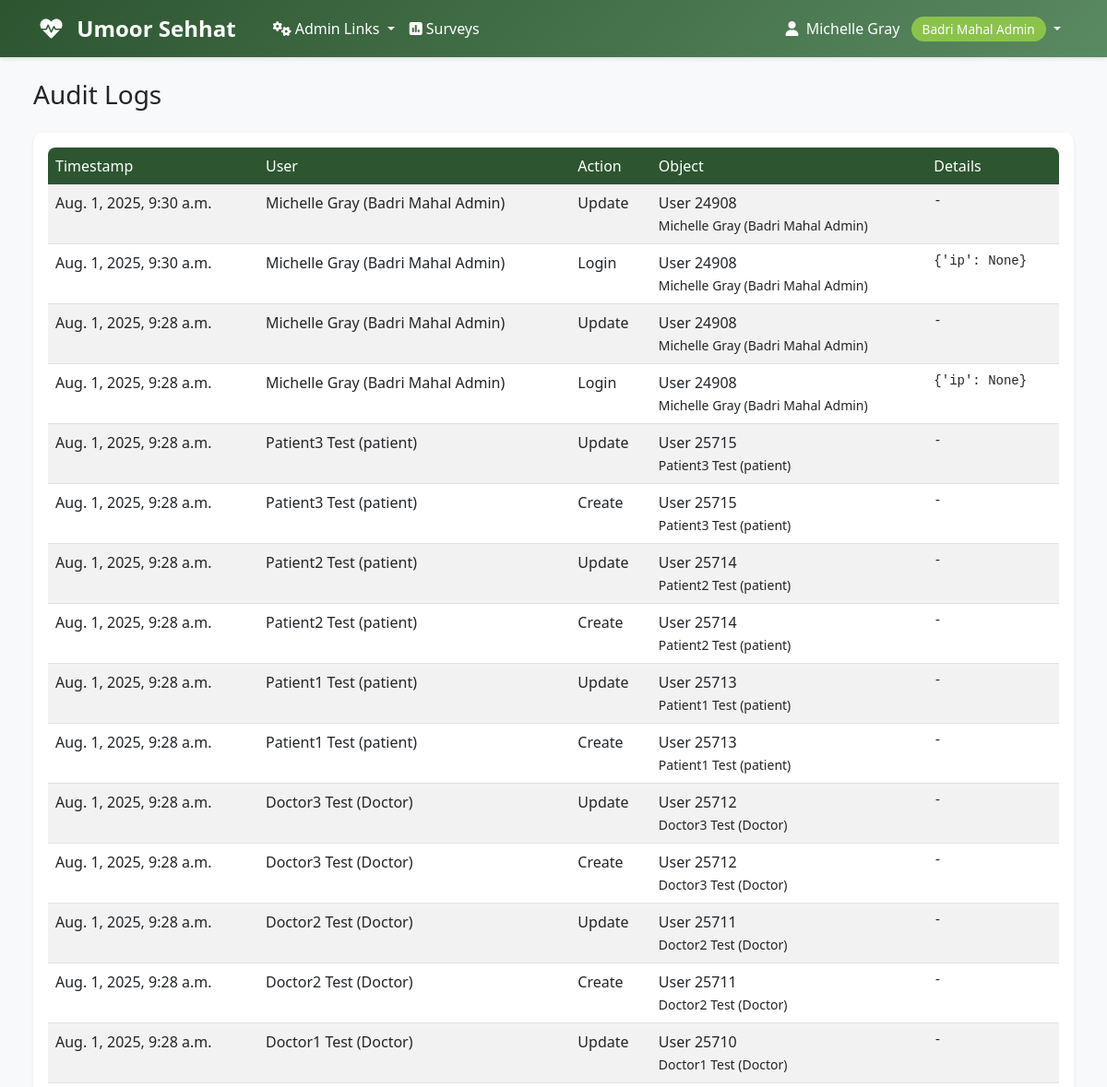
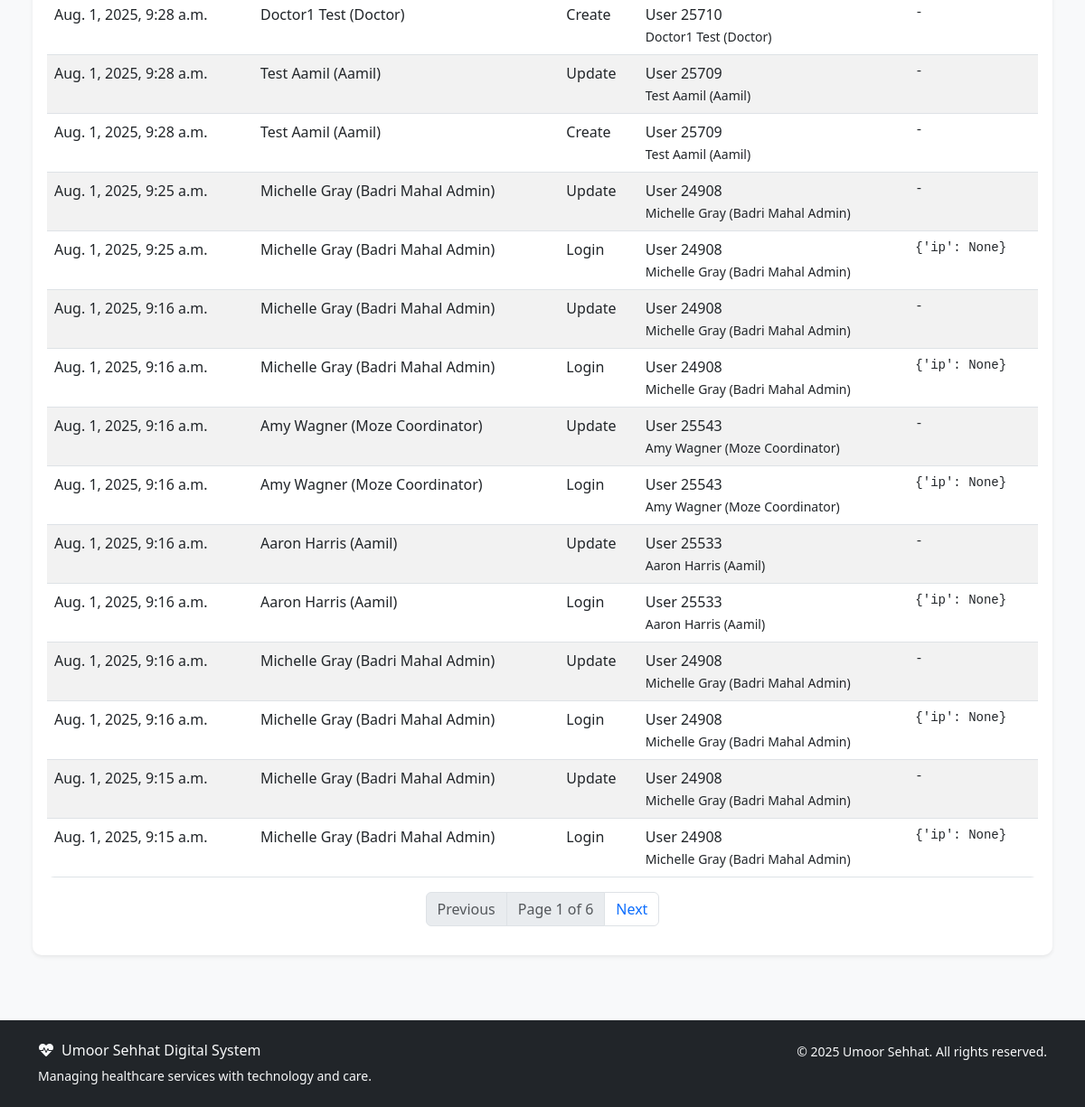
/accounts/audit-logs/ (signed in), run on an earlier commit of the app's database (2 pictures, top to bottom).
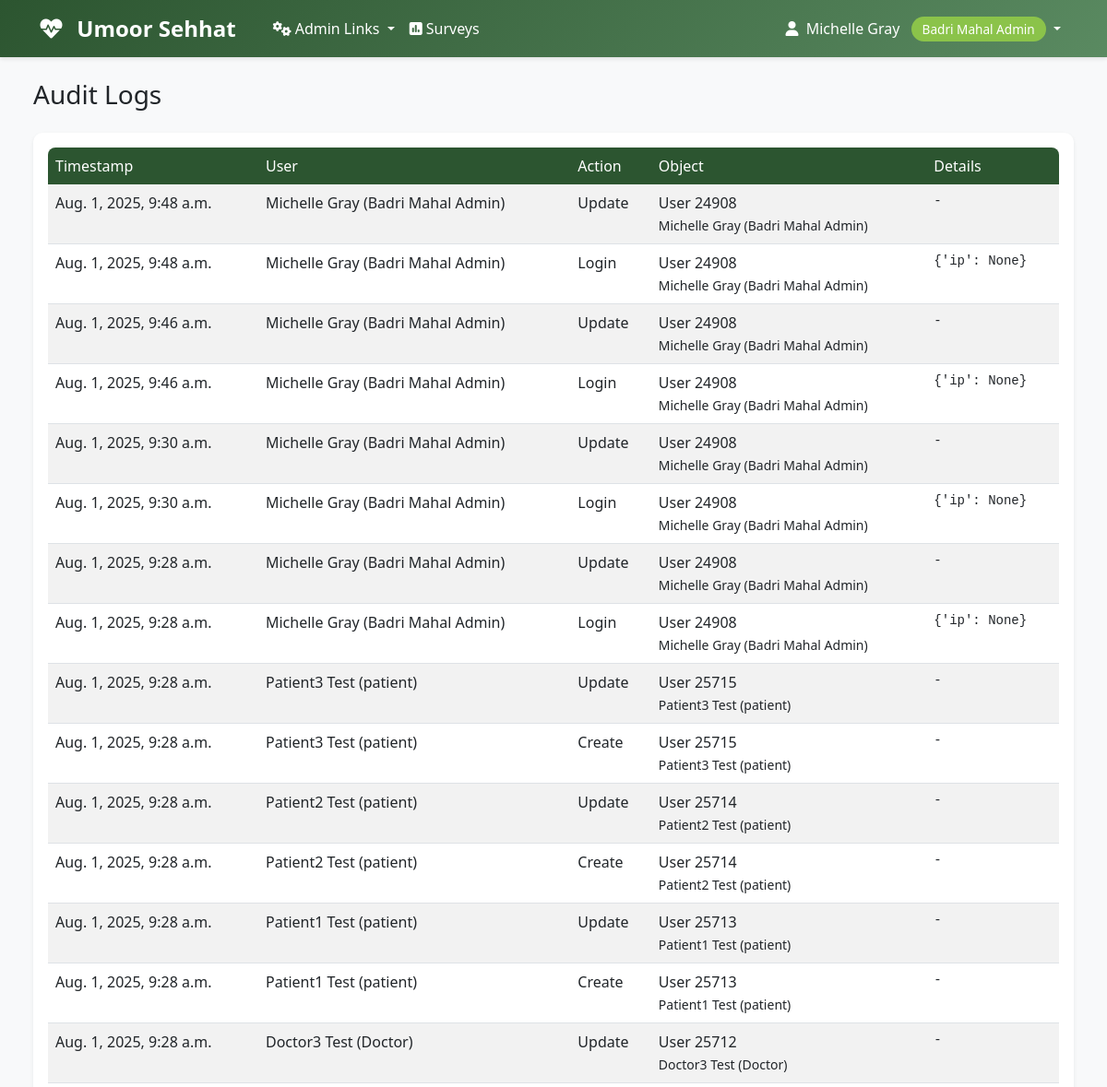
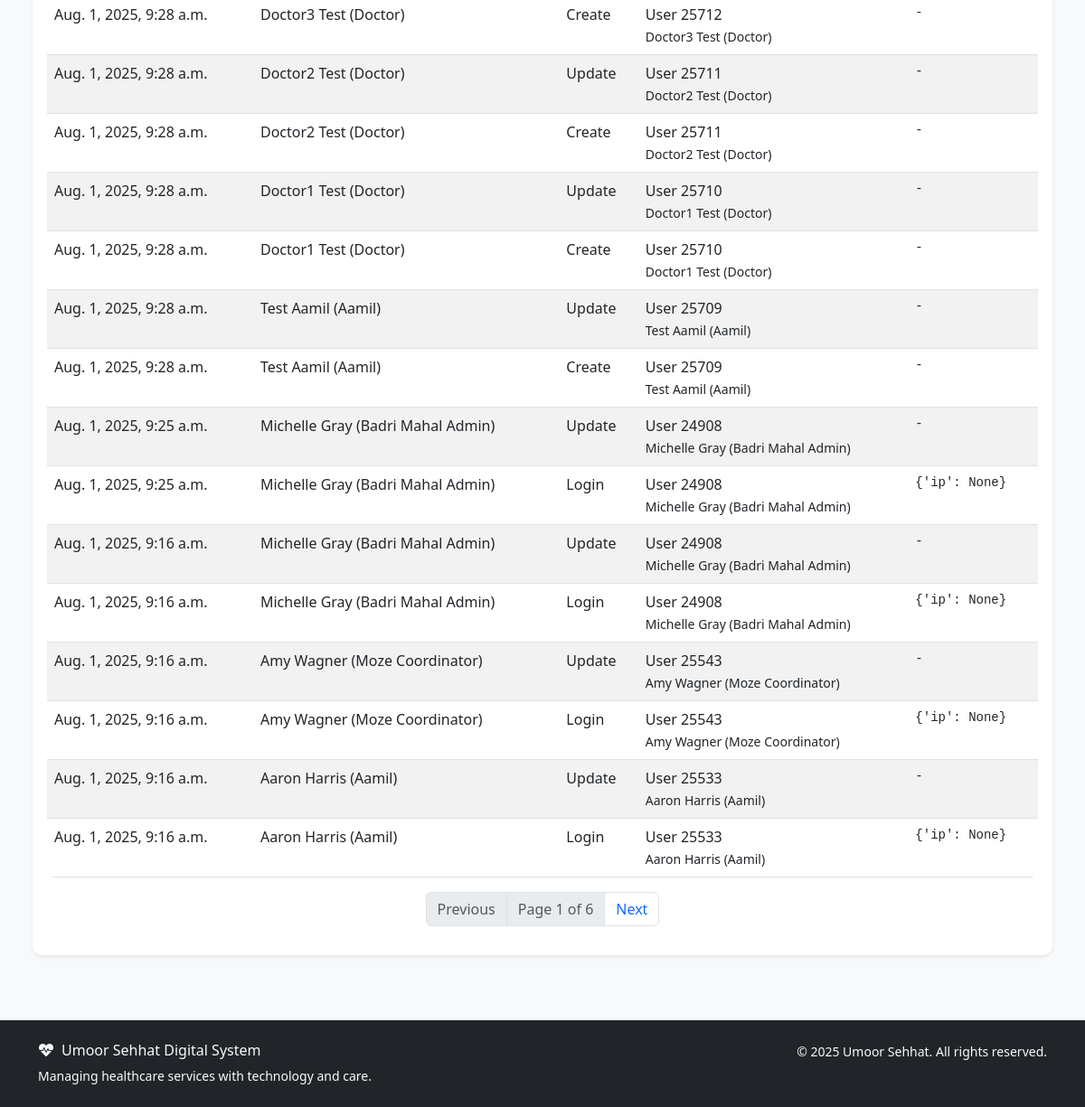
And on a later commit of the database (2 pictures, top to bottom).
### accounts/models.py (models this page shows, shortened)
class AuditLog(models.Model):
    ACTION_CHOICES = [
        ('create', 'Create'),
        ('update', 'Update'),
        ('delete', 'Delete'),
        ('login', 'Login'),
        ('logout', 'Logout'),
        ('permission_change', 'Permission Change'),
        ('other', 'Other'),
    ]
    user = models.ForeignKey(User, on_delete=models.SET_NULL, null=True, blank=True, related_name='audit_logs')
    action = models.CharField(max_length=32, choices=ACTION_CHOICES)
    object_type = models.CharField(max_length=64, blank=True, null=True)
    object_id = models.CharField(max_length=64, blank=True, null=True)
    object_repr = models.CharField(max_length=256, blank=True, null=True)
    timestamp = models.DateTimeField(auto_now_add=True)
    extra_data = models.JSONField(blank=True, null=True)
    class Meta:
        ordering = ['-timestamp']
        verbose_name = 'Audit Log'
        verbose_name_plural = 'Audit Logs'

class User(AbstractUser):
    ROLE_CHOICES = [
        ('aamil', 'Aamil'),
        ('moze_coordinator', 'Moze Coordinator'),
        ('doctor', 'Doctor'),
        ('student', 'Student'),
        ('badri_mahal_admin', 'Badri Mahal Admin'),
    ]
    role = models.CharField(max_length=20, choices=ROLE_CHOICES, default='student')
    its_id = models.CharField(
        max_length=8,
        unique=True,
        null=True,
        blank=True,
        validators=[RegexValidator(
            regex=r'^\d{8}$',
            message='ITS ID must be exactly 8 digits',
            code='invalid_its_id'
        )],
        help_text='8-digit ITS ID'
    )
    phone_number = models.CharField(max_length=15, blank=True, null=True)
    profile_photo = models.URLField(blank=True, null=True)
    arabic_name = models.CharField(max_length=100, blank=True, null=True)
    age = models.PositiveIntegerField(blank=True, null=True)
    verified_certificate = models.FileField(upload_to='certificates/', blank=True, null=True)
    specialty = models.CharField(max_length=100, blank=True, null=True)
    college = models.CharField(max_length=100, blank=True, null=True)  # For students
    specialization = models.CharField(max_length=100, blank=True, null=True)  # For students
    created_at = models.DateTimeField(auto_now_add=True)
    updated_at = models.DateTimeField(auto_now=True)
    def __str__(self):
        return f"{self.get_full_name()} ({self.get_role_display()})"
    def get_full_name(self):
        if self.arabic_name:
            return self.arabic_name
        return super().get_full_name() or self.username
    @property
    def is_aamil(self):
        return self.role == 'aamil'
    @property
    def is_moze_coordinator(self):
        return self.role == 'moze_coordinator'
    @property
    def is_doctor(self):
        return self.role == 'doctor'
    @property
    def is_student(self):
        return self.role == 'student'
    @property
    def is_admin(self):
        return self.role == 'badri_mahal_admin' or self.is_superuser
    class Meta:
        verbose_name = 'User'
        verbose_name_plural = 'Users'
        ordering = ['first_name', 'last_name']

### accounts/views.py (the view)
# urls.py: path('audit-logs/', views.AuditLogListView.as_view(), name='audit_log_list'),
class AuditLogListView(LoginRequiredMixin, UserPassesTestMixin, TemplateView):
    template_name = 'accounts/audit_log_list.html'
    paginate_by = 30
    def test_func(self):
        return self.request.user.is_admin
    def get_context_data(self, **kwargs):
        context = super().get_context_data(**kwargs)
        logs = AuditLog.objects.select_related('user').all()
        paginator = Paginator(logs, self.paginate_by)
        page_number = self.request.GET.get('page')
        page_obj = paginator.get_page(page_number)
        context['page_obj'] = page_obj
        return context

### templates/accounts/audit_log_list.html (shortened to what this page needs)
{% extends 'base.html' %}
{% block content %}
<div class="container-fluid px-2 px-md-4">
    <h1 class="h3 mb-4">Audit Logs</h1>
    <div class="card shadow-sm">
        <div class="card-body">
            <div class="table-responsive">
                <table class="table table-striped table-hover">
                    <thead>
                        <tr>
                            <th>Timestamp</th>
                            <th>User</th>
                            <th>Action</th>
                            <th>Object</th>
                            <th>Details</th>
                        </tr>
                    </thead>
                    <tbody>
                        {% for log in page_obj %}
                        <tr>
                            <td>{{ log.timestamp }}</td>
                            <td>{{ log.user|default:'-' }}</td>
                            <td>{{ log.get_action_display }}</td>
                            <td>{{ log.object_type }} {{ log.object_id }}<br><small>{{ log.object_repr }}</small></td>
                            <td><pre style="white-space: pre-wrap; word-break: break-all;">{{ log.extra_data|default:'-' }}</pre></td>
                        </tr>
                        {% empty %}
                        <tr><td colspan="5" class="text-center">No audit logs found.</td></tr>
                        {% endfor %}
                    </tbody>
                </table>
            </div>
            <nav>
                <ul class="pagination justify-content-center">
                    {% if page_obj.has_previous %}
                        <li class="page-item"><a class="page-link" href="?page={{ page_obj.previous_page_number }}">Previous</a></li>
                    {% else %}
                        <li class="page-item disabled"><span class="page-link">Previous</span></li>
                    {% endif %}
                    <li class="page-item disabled"><span class="page-link">Page {{ page_obj.number }} of {{ page_obj.paginator.num_pages }}</span></li>
                    {% if page_obj.has_next %}
                        <li class="page-item"><a class="page-link" href="?page={{ page_obj.next_page_number }}">Next</a></li>
                    {% else %}
                        <li class="page-item disabled"><span class="page-link">Next</span></li>
                    {% endif %}
                </ul>
            </nav>
        </div>
    </div>
</div>
{% endblock %}

What changed in the data, as far as the page shows it:
no longer on this page (row unchanged): AuditLog: timestamp "Aug. 1, 2025, 9:16 a.m.", user "Michelle Gray (Badri Mahal Admin)", action "Update", object_type "User", object_id "24908", object_repr "Michelle Gray (Badri Mahal Admin)", extra_data "-"
no longer on this page (row unchanged): AuditLog: timestamp "Aug. 1, 2025, 9:16 a.m.", user "Michelle Gray (Badri Mahal Admin)", action "Login", object_type "User", object_id "24908", object_repr "Michelle Gray (Badri Mahal Admin)", extra_data "{'ip': None}"
no longer on this page (row unchanged): AuditLog: timestamp "Aug. 1, 2025, 9:15 a.m.", user "Michelle Gray (Badri Mahal Admin)", action "Update", object_type "User", object_id "24908", object_repr "Michelle Gray (Badri Mahal Admin)", extra_data "-"
no longer on this page (row unchanged): AuditLog: timestamp "Aug. 1, 2025, 9:15 a.m.", user "Michelle Gray (Badri Mahal Admin)", action "Login", object_type "User", object_id "24908", object_repr "Michelle Gray (Badri Mahal Admin)", extra_data "{'ip': None}"
added AuditLog: timestamp "Aug. 1, 2025, 9:48 a.m.", user "Michelle Gray (Badri Mahal Admin)", action "Update", object_type "User", object_id "24908", object_repr "Michelle Gray (Badri Mahal Admin)", extra_data "-"
added AuditLog: timestamp "Aug. 1, 2025, 9:48 a.m.", user "Michelle Gray (Badri Mahal Admin)", action "Login", object_type "User", object_id "24908", object_repr "Michelle Gray (Badri Mahal Admin)", extra_data "{'ip': None}"
added AuditLog: timestamp "Aug. 1, 2025, 9:46 a.m.", user "Michelle Gray (Badri Mahal Admin)", action "Update", object_type "User", object_id "24908", object_repr "Michelle Gray (Badri Mahal Admin)", extra_data "-"
added AuditLog: timestamp "Aug. 1, 2025, 9:46 a.m.", user "Michelle Gray (Badri Mahal Admin)", action "Login", object_type "User", object_id "24908", object_repr "Michelle Gray (Badri Mahal Admin)", extra_data "{'ip': None}"
